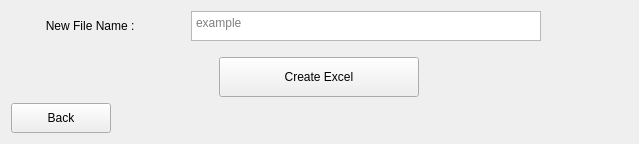
        <widget class="QWidget" name="CreateMaterialExcelPage">
         <layout class="QVBoxLayout" name="verticalLayout_2">
          <item>
           <layout class="QVBoxLayout" name="verticalLayout">
            <item>
             <layout class="QHBoxLayout" name="horizontalLayout_5">
              <property name="spacing">
               <number>0</number>
              </property>
              <property name="rightMargin">
               <number>87</number>
              </property>
              <property name="bottomMargin">
               <number>0</number>
              </property>
              <item alignment="Qt::AlignRight|Qt::AlignBottom">
               <widget class="QLabel" name="newFileNameLabel">
                <property name="sizePolicy">
                 <sizepolicy hsizetype="Minimum" vsizetype="Minimum">
                  <horstretch>0</horstretch>
                  <verstretch>0</verstretch>
                 </sizepolicy>
                </property>
                <property name="minimumSize">
                 <size>
                  <width>180</width>
                  <height>30</height>
                 </size>
                </property>
                <property name="maximumSize">
                 <size>
                  <width>180</width>
                  <height>30</height>
                 </size>
                </property>
                <property name="text">
                 <string>New File Name :                 </string>
                </property>
                <property name="scaledContents">
                 <bool>false</bool>
                </property>
                <property name="alignment">
                 <set>Qt::AlignRight|Qt::AlignTrailing|Qt::AlignVCenter</set>
                </property>
                <property name="margin">
                 <number>0</number>
                </property>
                <property name="indent">
                 <number>-1</number>
                </property>
               </widget>
              </item>
              <item alignment="Qt::AlignLeft|Qt::AlignBottom">
               <widget class="QPlainTextEdit" name="newFileNameTextEdit">
                <property name="sizePolicy">
                 <sizepolicy hsizetype="Minimum" vsizetype="Minimum">
                  <horstretch>0</horstretch>
                  <verstretch>0</verstretch>
                 </sizepolicy>
                </property>
                <property name="minimumSize">
                 <size>
                  <width>350</width>
                  <height>30</height>
                 </size>
                </property>
                <property name="maximumSize">
                 <size>
                  <width>350</width>
                  <height>30</height>
                 </size>
                </property>
                <property name="placeholderText">
                 <string>example</string>
                </property>
               </widget>
              </item>
             </layout>
            </item>
            <item>
             <layout class="QVBoxLayout" name="verticalLayout_3">
              <property name="topMargin">
               <number>10</number>
              </property>
              <property name="rightMargin">
               <number>0</number>
              </property>
              <item alignment="Qt::AlignHCenter|Qt::AlignTop">
               <widget class="QPushButton" name="createFileButton">
                <property name="sizePolicy">
                 <sizepolicy hsizetype="Minimum" vsizetype="Minimum">
                  <horstretch>0</horstretch>
                  <verstretch>0</verstretch>
                 </sizepolicy>
                </property>
                <property name="minimumSize">
                 <size>
                  <width>200</width>
                  <height>40</height>
                 </size>
                </property>
                <property name="maximumSize">
                 <size>
                  <width>200</width>
                  <height>40</height>
                 </size>
                </property>
                <property name="text">
                 <string>Create Excel</string>
                </property>
               </widget>
              </item>
              <item>
               <widget class="QPushButton" name="backButton">
                <property name="sizePolicy">
                 <sizepolicy hsizetype="Minimum" vsizetype="Minimum">
                  <horstretch>0</horstretch>
                  <verstretch>0</verstretch>
                 </sizepolicy>
                </property>
                <property name="minimumSize">
                 <size>
                  <width>100</width>
                  <height>30</height>
                 </size>
                </property>
                <property name="maximumSize">
                 <size>
                  <width>100</width>
                  <height>30</height>
                 </size>
                </property>
                <property name="text">
                 <string>Back</string>
                </property>
               </widget>
              </item>
             </layout>
            </item>
           </layout>
          </item>
         </layout>
        </widget>
